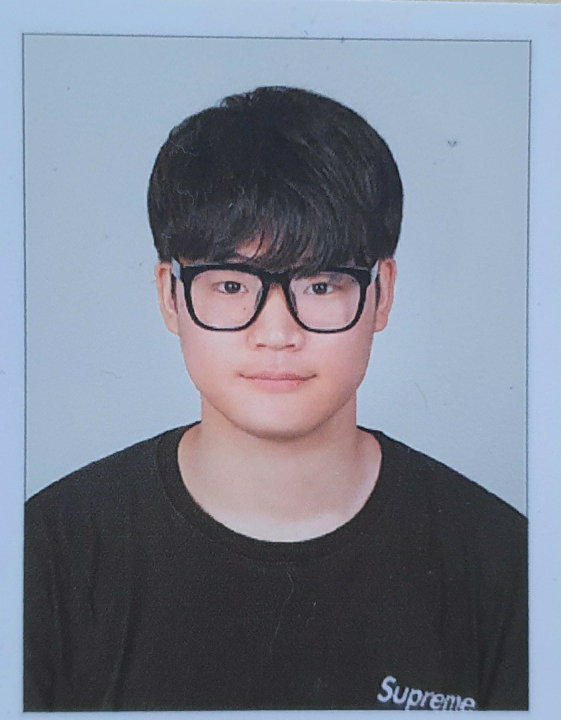
#> input picture Opencv/eui.jpg, 1122 x 1439 px (shown at 1/2 size)
$ jupyter execute --allow-errors OpenCV_11day.ipynb
#> lines starting #> are read from the running program, lines starting #| are printed output that depends on the picture; after the words box and inside, x2 and y2 are one past the last pixel; in counts of white or black regions, pixels touching at a corner belong together
[cell 1]
import sys
import numpy as np
import cv2

[cell 2]
src = cv2.imread('./fig/blue_eyes.png')

kernel_3 = np.ones((3,3), np.uint8)/9.
kernel_5 = np.ones((5,5), np.uint8)/25.
kernel_9 = np.ones((9,9), np.uint8)/81.
#print(kernel.dtype)
#> (the rest of this cell did not finish here and is left out)

#> (a cell that did not finish here is left out)

[cell 4]
# Gaussian 필터
src = cv2.imread('./fig/blue_eyes.png')

#> (the rest of this cell did not finish here and is left out)

[cell 5]
# Sharpen filter
import sys
import numpy as np
import cv2

src = cv2.imread('./fig/blue_eyes.png',0)
#> (the rest of this cell did not finish here and is left out)

[cell 6]
# Sharpen filter
import sys
import numpy as np
import cv2

src = cv2.imread('./fig/blue_eyes.png',1)
#> (the rest of this cell did not finish here and is left out)

[cell 7]
## Median filter

src = cv2.imread('./fig/blue_eyes.png', cv2.IMREAD_GRAYSCALE)

#> (the rest of this cell did not finish here and is left out)

[cell 8]
## cartoon filter
src = cv2.imread('../eui.jpg')
#> src is the input picture: shape (1439, 1122, 3); mean B, G, R 144.7, 130, 123.2

blr = cv2.GaussianBlur(src, (0,0), 4)

# 구조화 요소 커널, 사각형 (3x3) 생성
k = cv2.getStructuringElement(cv2.MORPH_RECT, (4,4))
# 팽창 연산 적용 ---②

edge = cv2.Canny(src, 50, 150) ##칼라로 바꾸어야 합성가능
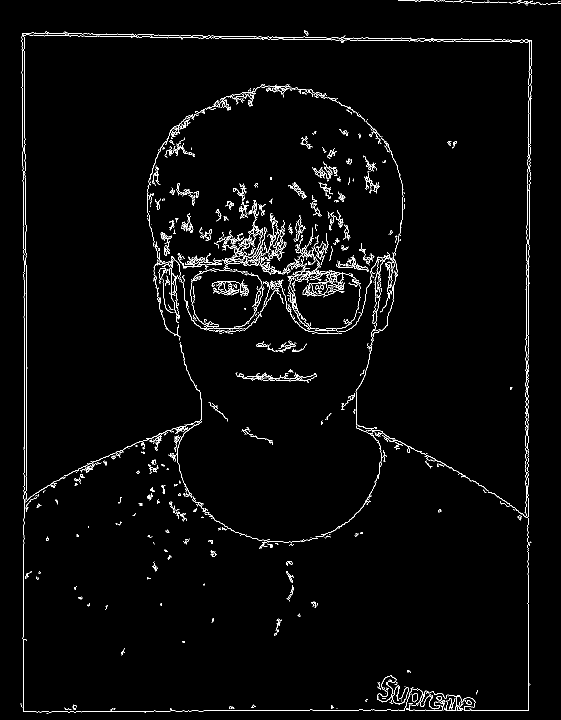
#> edge: shape (1439, 1122) (shown at 1/2 size); 2.2% white in thin lines or dots
edge = cv2.dilate(edge, k)
#> edge: shape (1439, 1122); 8.5% white; 106 white regions, largest, box (x1, y1, x2, y2) and area: (40, 59, 1066, 1429) 108022, (470, 738, 636, 767) 2117, (422, 558, 500, 595) 1946
edge = cv2.cvtColor(255 - edge , cv2.COLOR_GRAY2BGR)
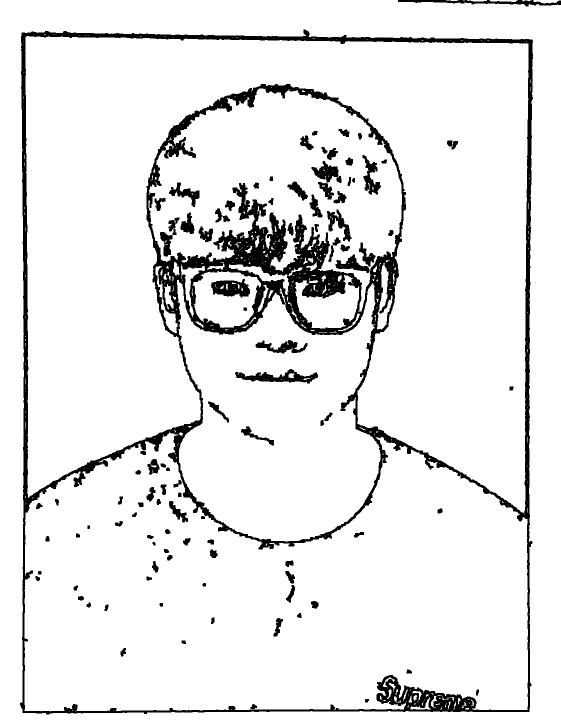
#> edge: shape (1439, 1122, 3) (shown at 1/2 size); 91.5% white; 106 black regions, largest, box (x1, y1, x2, y2) and area: (40, 59, 1066, 1429) 108022, (470, 738, 636, 767) 2117, (422, 558, 500, 595) 1946

dst = cv2.bitwise_and(blr, edge)
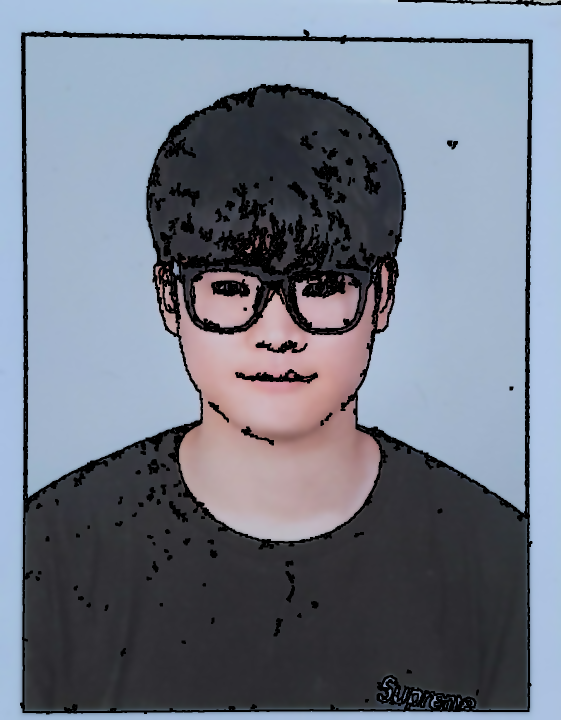
#> dst: shape (1439, 1122, 3) (shown at 1/2 size); mean B, G, R 134.5, 120.8, 114

cv2.imshow('src', src)
cv2.imshow('blr', blr)
cv2.imshow('edge', edge)
cv2.imshow('dst', dst)

cv2.waitKey()
cv2.destroyAllWindows()

[cell 9]
## cartoon filter
src = cv2.imread('../iu_hat.jpg')
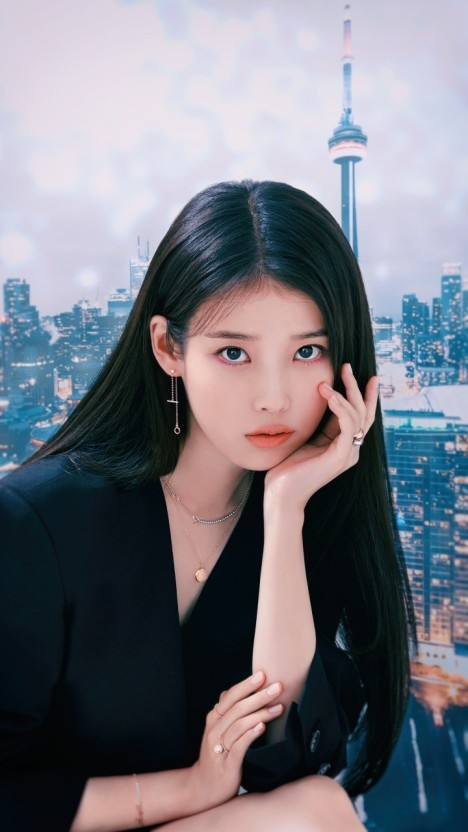
#> input picture Opencv/iu_hat.jpg, 468 x 832 px
#> src is the input picture: shape (832, 468, 3); mean B, G, R 127.7, 118.5, 117.3

blr = cv2.GaussianBlur(src, (0,0), 4)
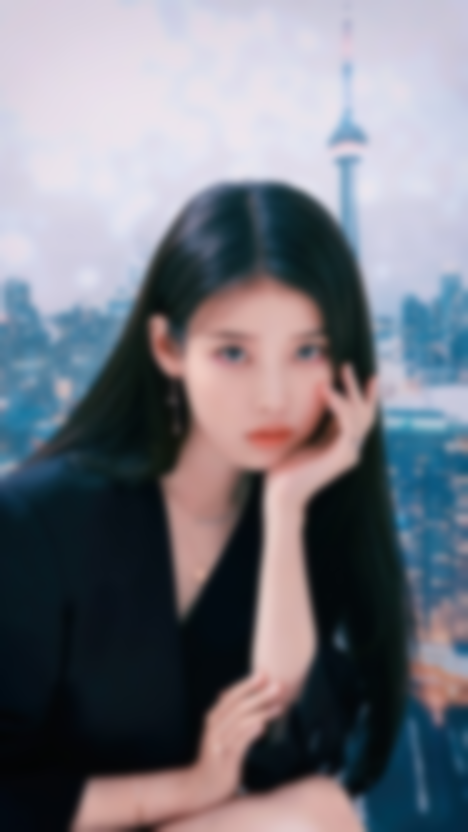
#> blr: shape (832, 468, 3); mean B, G, R 127.7, 118.5, 117.3

# 구조화 요소 커널, 사각형 (3x3) 생성
k = cv2.getStructuringElement(cv2.MORPH_RECT, (4,4))
# 팽창 연산 적용 ---②

edge = cv2.Canny(src, 50, 150) ##칼라로 바꾸어야 합성가능
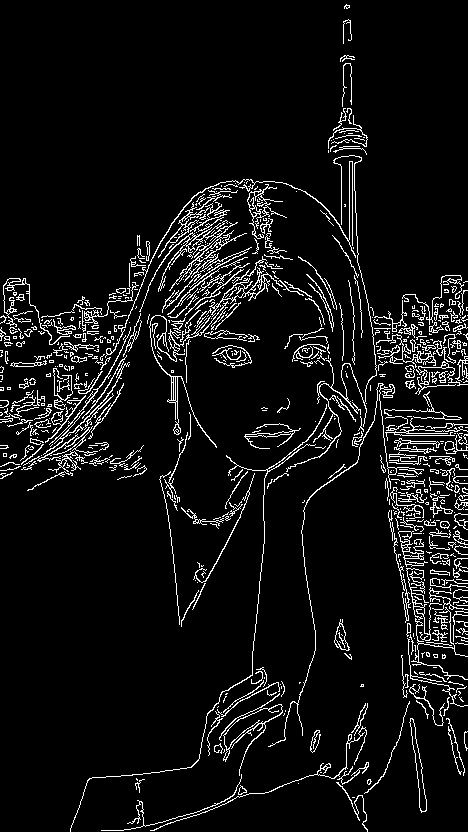
#> edge: shape (832, 468); 6.8% white in thin lines or dots
edge = cv2.dilate(edge, k)
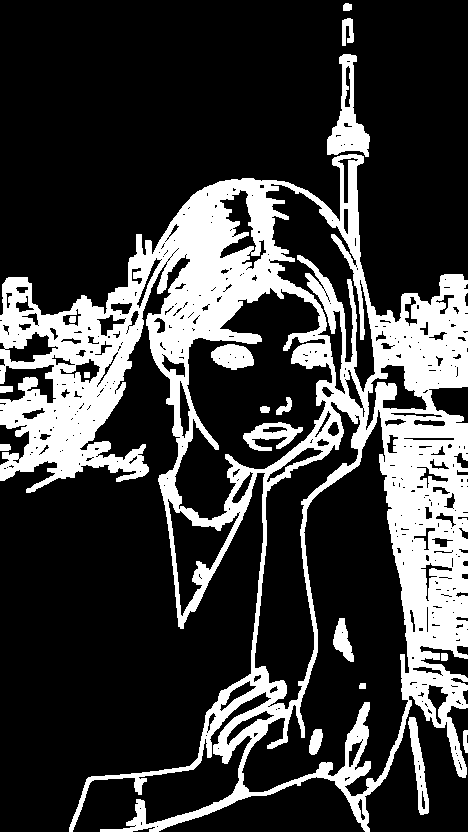
#> edge: shape (832, 468); 24.4% white; 18 white regions, largest, box (x1, y1, x2, y2) and area: (0, 154, 468, 832) 88789, (327, 54, 370, 157) 1877, (243, 422, 303, 451) 851
edge = cv2.cvtColor(255 - edge , cv2.COLOR_GRAY2BGR)

dst = cv2.bitwise_and(blr, edge)
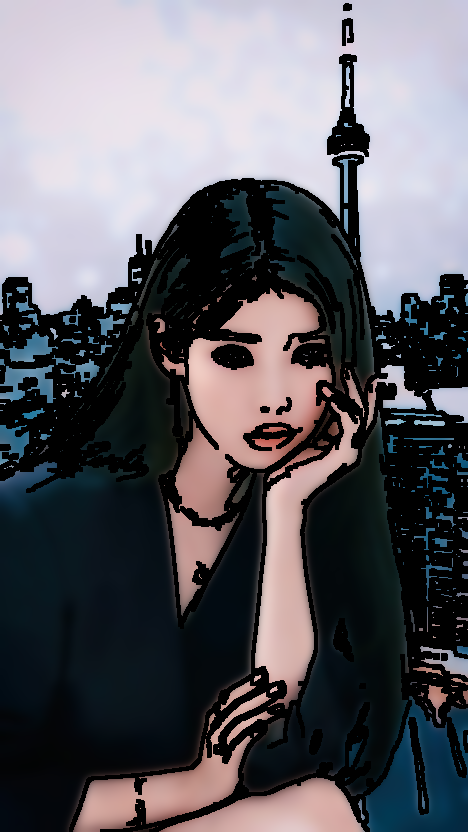
#> dst: shape (832, 468, 3); mean B, G, R 99.2, 93, 94

cv2.imshow('src', src)
cv2.imshow('blr', blr)
cv2.imshow('edge', edge)
cv2.imshow('dst', dst)

cv2.waitKey()
cv2.destroyAllWindows()

[cell 10]
src = cv2.imread('../fig/puppy.bmp')

affine = np.array([[2,0,0],[0,2,0]],np.float32)

#> (the rest of this cell did not finish here and is left out)

[cell 11]
src = cv2.imread('../fig/cat.bmp')
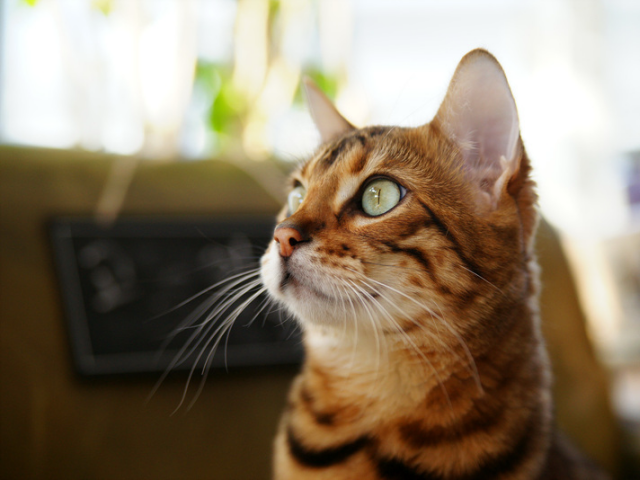
#> input picture Opencv/fig/cat.bmp, 640 x 480 px
#> src is the input picture: shape (480, 640, 3); mean B, G, R 104.5, 125.6, 140.8

dst1 = cv2.resize(src, (1920, 1280), interpolation = cv2.INTER_LINEAR)
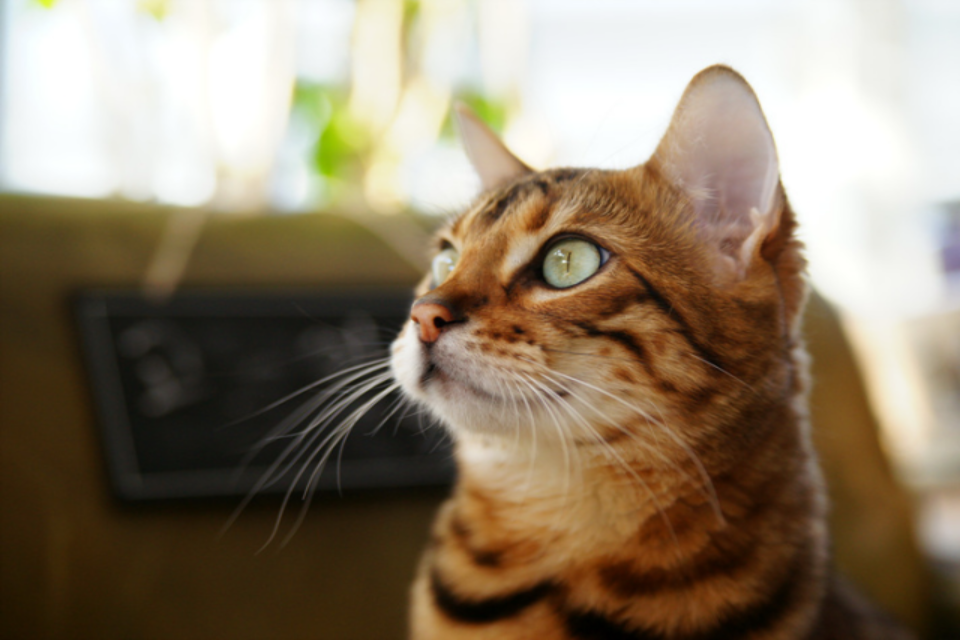
#> dst1: shape (1280, 1920, 3) (shown at 1/2 size); mean B, G, R 104.5, 125.6, 140.7
dst2 = cv2.resize(src, (1920, 1280), interpolation = cv2.INTER_NEAREST)
dst3 = cv2.resize(src, (1920, 1280), interpolation = cv2.INTER_CUBIC)

cv2.imshow('src', src)
cv2.imshow('dst1', dst1)
cv2.imshow('dst2', dst2)
cv2.imshow('dst3', dst3)


cv2.waitKey()
cv2.destroyAllWindows()
